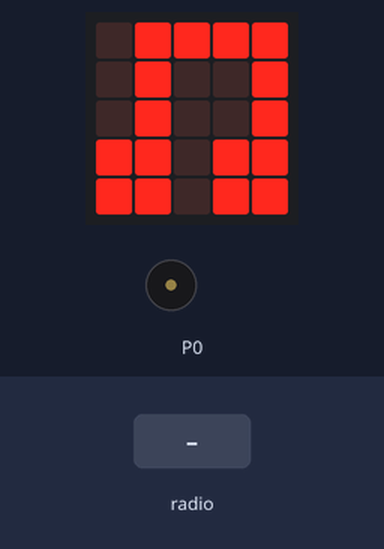
The program below on a simulated BBC micro:bit running MicroPython. Parts: the board's 5×5 LED display, buzzer (waves = sounding). The test bench sets the inputs (shaded band).

Above: at 1.2 s.
1.3 s: radio message "Music_On" arrives
At 1.54 s:
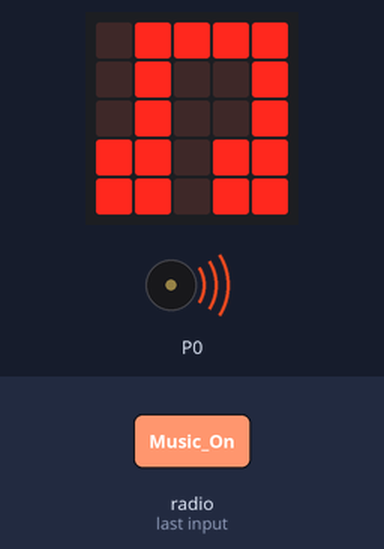
Timing chart, 0 to 10.0 s (numbered marks = the images above; inputs shaded):
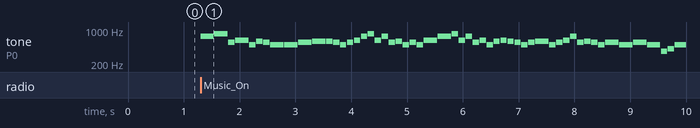

Measured:
- after the input at 1.3 s, tone on P0: plays 740 Hz for 0.24 s, 831 Hz for 0.24 s, 554 Hz for 0.12 s, 622 Hz for 0.24 s, 494 Hz for 0.12 s, 587 Hz for 0.12 s … (55 notes in this stretch), starting at once

The program:

dance_party.py
```python
from microbit import *
import music
import radio
radio.on()
radio.config(channel=43)

is_playing = False

while True:
    try:
        info = str(radio.receive())
        if info == "Music_On":
            if not is_playing:
                music.play(music.NYAN, wait=False)
        if info == "Music_Off":
            if is_playing:
                music.stop()
        display.show(Image.MUSIC_QUAVERS)
    except ValueError:
        sleep(0.1)
    
```
